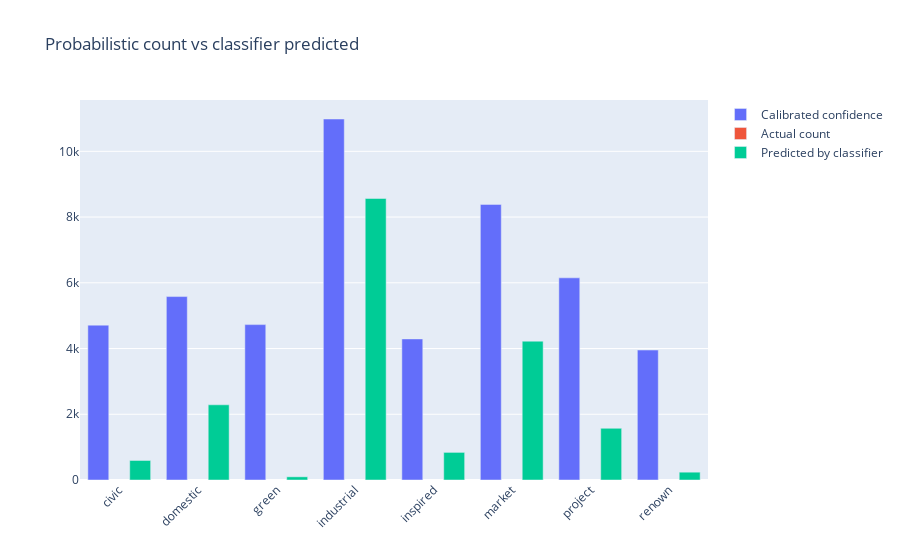
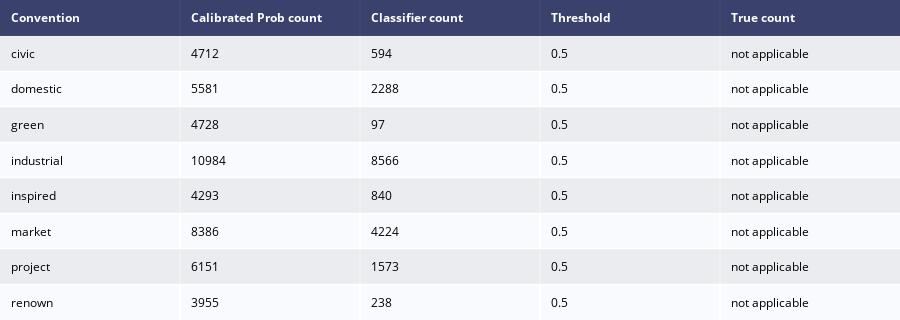

The notebook cell saved with these charts, in order:
### Markdown cell above
# Classify Reddit Repo with latest Models

### Code cell
reddit_analysis_df = analyze_subreddit(REDDIT_AI_GIT,  _thresholds, _tokenizer['tokenizer'], _DLModels, _DLModelsIsotonicRegression, model_helpers)

### Figure 1 — Plotly figure (JSON) as saved in the notebook; plotly's stock layout.template omitted (floating-point values rounded to 4 significant figures)
{"data": [{"name": "Calibrated confidence", "textposition": "auto", "type": "bar", "x": ["civic", "domestic", "green", "industrial", "inspired", "market", "project", "renown"], "y": [4712, 5581, 4728, 10984, 4293, 8386, 6151, 3955]}, {"name": "Actual count", "textposition": "auto", "type": "bar", "x": ["civic", "domestic", "green", "industrial", "inspired", "market", "project", "renown"], "y": ["not applicable", "not applicable", "not applicable", "not applicable", "not applicable", "not applicable", "not applicable", "not applicable"]}, {"name": "Predicted by classifier", "textposition": "auto", "type": "bar", "x": ["civic", "domestic", "green", "industrial", "inspired", "market", "project", "renown"], "y": [594, 2288, 97, 8566, 840, 4224, 1573, 238]}], "layout": {"barmode": "group", "title": {"text": "Probabilistic count vs classifier predicted"}, "xaxis": {"tickangle": -45}}}

### Figure 2 — Plotly figure (JSON) as saved in the notebook; plotly's stock layout.template omitted (floating-point values rounded to 4 significant figures)
{"data": [{"colorscale": [[0, "#00083e"], [0.5, "#ededee"], [1, "#ffffff"]], "hoverinfo": "none", "opacity": 0.75, "showscale": false, "type": "heatmap", "z": [[0, 0, 0, 0, 0], [0.5, 0.5, 0.5, 0.5, 0.5], [1, 1, 1, 1, 1], [0.5, 0.5, 0.5, 0.5, 0.5], [1, 1, 1, 1, 1], [0.5, 0.5, 0.5, 0.5, 0.5], [1, 1, 1, 1, 1], [0.5, 0.5, 0.5, 0.5, 0.5], [1, 1, 1, 1, 1]]}], "layout": {"annotations": [{"align": "left", "font": {"color": "#ffffff"}, "showarrow": false, "text": "<b>Convention</b>", "x": -0.45, "xanchor": "left", "xref": "x", "y": 0, "yref": "y"}, {"align": "left", "font": {"color": "#ffffff"}, "showarrow": false, "text": "<b>Calibrated Prob count</b>", "x": 0.55, "xanchor": "left", "xref": "x", "y": 0, "yref": "y"}, {"align": "left", "font": {"color": "#ffffff"}, "showarrow": false, "text": "<b>Classifier count</b>", "x": 1.55, "xanchor": "left", "xref": "x", "y": 0, "yref": "y"}, {"align": "left", "font": {"color": "#ffffff"}, "showarrow": false, "text": "<b>Threshold</b>", "x": 2.55, "xanchor": "left", "xref": "x", "y": 0, "yref": "y"}, {"align": "left", "font": {"color": "#ffffff"}, "showarrow": false, "text": "<b>True count</b>", "x": 3.55, "xanchor": "left", "xref": "x", "y": 0, "yref": "y"}, {"align": "left", "font": {"color": "#000000"}, "showarrow": false, "text": "civic", "x": -0.45, "xanchor": "left", "xref": "x", "y": 1, "yref": "y"}, {"align": "left", "font": {"color": "#000000"}, "showarrow": false, "text": "4712", "x": 0.55, "xanchor": "left", "xref": "x", "y": 1, "yref": "y"}, {"align": "left", "font": {"color": "#000000"}, "showarrow": false, "text": "594", "x": 1.55, "xanchor": "left", "xref": "x", "y": 1, "yref": "y"}, {"align": "left", "font": {"color": "#000000"}, "showarrow": false, "text": "0.5", "x": 2.55, "xanchor": "left", "xref": "x", "y": 1, "yref": "y"}, {"align": "left", "font": {"color": "#000000"}, "showarrow": false, "text": "not applicable", "x": 3.55, "xanchor": "left", "xref": "x", "y": 1, "yref": "y"}, {"align": "left", "font": {"color": "#000000"}, "showarrow": false, "text": "domestic", "x": -0.45, "xanchor": "left", "xref": "x", "y": 2, "yref": "y"}, {"align": "left", "font": {"color": "#000000"}, "showarrow": false, "text": "5581", "x": 0.55, "xanchor": "left", "xref": "x", "y": 2, "yref": "y"}, {"align": "left", "font": {"color": "#000000"}, "showarrow": false, "text": "2288", "x": 1.55, "xanchor": "left", "xref": "x", "y": 2, "yref": "y"}, {"align": "left", "font": {"color": "#000000"}, "showarrow": false, "text": "0.5", "x": 2.55, "xanchor": "left", "xref": "x", "y": 2, "yref": "y"}, {"align": "left", "font": {"color": "#000000"}, "showarrow": false, "text": "not applicable", "x": 3.55, "xanchor": "left", "xref": "x", "y": 2, "yref": "y"}, {"align": "left", "font": {"color": "#000000"}, "showarrow": false, "text": "green", "x": -0.45, "xanchor": "left", "xref": "x", "y": 3, "yref": "y"}, {"align": "left", "font": {"color": "#000000"}, "showarrow": false, "text": "4728", "x": 0.55, "xanchor": "left", "xref": "x", "y": 3, "yref": "y"}, {"align": "left", "font": {"color": "#000000"}, "showarrow": false, "text": "97", "x": 1.55, "xanchor": "left", "xref": "x", "y": 3, "yref": "y"}, {"align": "left", "font": {"color": "#000000"}, "showarrow": false, "text": "0.5", "x": 2.55, "xanchor": "left", "xref": "x", "y": 3, "yref": "y"}, {"align": "left", "font": {"color": "#000000"}, "showarrow": false, "text": "not applicable", "x": 3.55, "xanchor": "left", "xref": "x", "y": 3, "yref": "y"}, {"align": "left", "font": {"color": "#000000"}, "showarrow": false, "text": "industrial", "x": -0.45, "xanchor": "left", "xref": "x", "y": 4, "yref": "y"}, {"align": "left", "font": {"color": "#000000"}, "showarrow": false, "text": "10984", "x": 0.55, "xanchor": "left", "xref": "x", "y": 4, "yref": "y"}, {"align": "left", "font": {"color": "#000000"}, "showarrow": false, "text": "8566", "x": 1.55, "xanchor": "left", "xref": "x", "y": 4, "yref": "y"}, {"align": "left", "font": {"color": "#000000"}, "showarrow": false, "text": "0.5", "x": 2.55, "xanchor": "left", "xref": "x", "y": 4, "yref": "y"}, {"align": "left", "font": {"color": "#000000"}, "showarrow": false, "text": "not applicable", "x": 3.55, "xanchor": "left", "xref": "x", "y": 4, "yref": "y"}, {"align": "left", "font": {"color": "#000000"}, "showarrow": false, "text": "inspired", "x": -0.45, "xanchor": "left", "xref": "x", "y": 5, "yref": "y"}, {"align": "left", "font": {"color": "#000000"}, "showarrow": false, "text": "4293", "x": 0.55, "xanchor": "left", "xref": "x", "y": 5, "yref": "y"}, {"align": "left", "font": {"color": "#000000"}, "showarrow": false, "text": "840", "x": 1.55, "xanchor": "left", "xref": "x", "y": 5, "yref": "y"}, {"align": "left", "font": {"color": "#000000"}, "showarrow": false, "text": "0.5", "x": 2.55, "xanchor": "left", "xref": "x", "y": 5, "yref": "y"}, {"align": "left", "font": {"color": "#000000"}, "showarrow": false, "text": "not applicable", "x": 3.55, "xanchor": "left", "xref": "x", "y": 5, "yref": "y"}, {"align": "left", "font": {"color": "#000000"}, "showarrow": false, "text": "market", "x": -0.45, "xanchor": "left", "xref": "x", "y": 6, "yref": "y"}, {"align": "left", "font": {"color": "#000000"}, "showarrow": false, "text": "8386", "x": 0.55, "xanchor": "left", "xref": "x", "y": 6, "yref": "y"}, {"align": "left", "font": {"color": "#000000"}, "showarrow": false, "text": "4224", "x": 1.55, "xanchor": "left", "xref": "x", "y": 6, "yref": "y"}, {"align": "left", "font": {"color": "#000000"}, "showarrow": false, "text": "0.5", "x": 2.55, "xanchor": "left", "xref": "x", "y": 6, "yref": "y"}, {"align": "left", "font": {"color": "#000000"}, "showarrow": false, "text": "not applicable", "x": 3.55, "xanchor": "left", "xref": "x", "y": 6, "yref": "y"}, {"align": "left", "font": {"color": "#000000"}, "showarrow": false, "text": "project", "x": -0.45, "xanchor": "left", "xref": "x", "y": 7, "yref": "y"}, {"align": "left", "font": {"color": "#000000"}, "showarrow": false, "text": "6151", "x": 0.55, "xanchor": "left", "xref": "x", "y": 7, "yref": "y"}, {"align": "left", "font": {"color": "#000000"}, "showarrow": false, "text": "1573", "x": 1.55, "xanchor": "left", "xref": "x", "y": 7, "yref": "y"}, {"align": "left", "font": {"color": "#000000"}, "showarrow": false, "text": "0.5", "x": 2.55, "xanchor": "left", "xref": "x", "y": 7, "yref": "y"}, {"align": "left", "font": {"color": "#000000"}, "showarrow": false, "text": "not applicable", "x": 3.55, "xanchor": "left", "xref": "x", "y": 7, "yref": "y"}, {"align": "left", "font": {"color": "#000000"}, "showarrow": false, "text": "renown", "x": -0.45, "xanchor": "left", "xref": "x", "y": 8, "yref": "y"}, {"align": "left", "font": {"color": "#000000"}, "showarrow": false, "text": "3955", "x": 0.55, "xanchor": "left", "xref": "x", "y": 8, "yref": "y"}, {"align": "left", "font": {"color": "#000000"}, "showarrow": false, "text": "238", "x": 1.55, "xanchor": "left", "xref": "x", "y": 8, "yref": "y"}, {"align": "left", "font": {"color": "#000000"}, "showarrow": false, "text": "0.5", "x": 2.55, "xanchor": "left", "xref": "x", "y": 8, "yref": "y"}, {"align": "left", "font": {"color": "#000000"}, "showarrow": false, "text": "not applicable", "x": 3.55, "xanchor": "left", "xref": "x", "y": 8, "yref": "y"}], "height": 320, "margin": {"b": 0, "l": 0, "r": 0, "t": 0}, "xaxis": {"dtick": 1, "gridwidth": 2, "showticklabels": false, "tick0": -0.5, "ticks": "", "zeroline": false}, "yaxis": {"autorange": "reversed", "dtick": 1, "gridwidth": 2, "showticklabels": false, "tick0": 0.5, "ticks": "", "zeroline": false}}}
